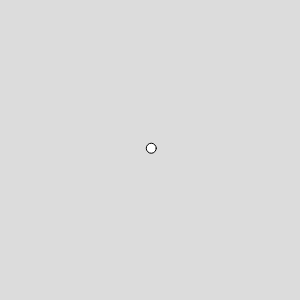
Frame 1 (no input)
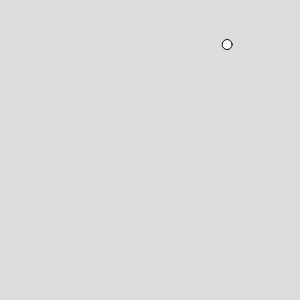
Frame 60 (no input)
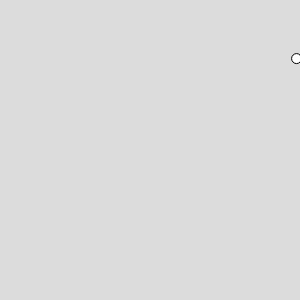
Frame 120 (the mouse pressed at the canvas centre since frame 60)

The p5.js sketch that drew these frames (run headless with seeded random() and noise() and a simulated clock; from frame 60 on, the mouse is pressed at the canvas centre):

// p5.js sketch
// ── sketch.js
var ball;

function setup() {
  createCanvas(300, 300);
  background(220);

  ball = new Walker();
}

function draw() {
  background(220);
  ball.move();
  ball.bounce();
  ball.show();
}


// ### Walker Object
function Walker() {
  this.x = width/2;
  this.y = height/2;
  this.vx = random(-3, 3);
  this.vy = random(-3, 3);
  this.d = 10;


  this.show = function() {
    ellipse(this.x, this.y, this.d);
  }


  this.move = function() {
    this.x = this.x + this.vx;
    this.y = this.y + this.vy;
  }


  this.bounce = function() {
    if (this.x < 0 || width < this.x) {
      this.vx = this.vx * -1;
    }
    if (this.y < 0 || height < this.y) {
      this.vy = this.vy * -1;
    }
  }

}
